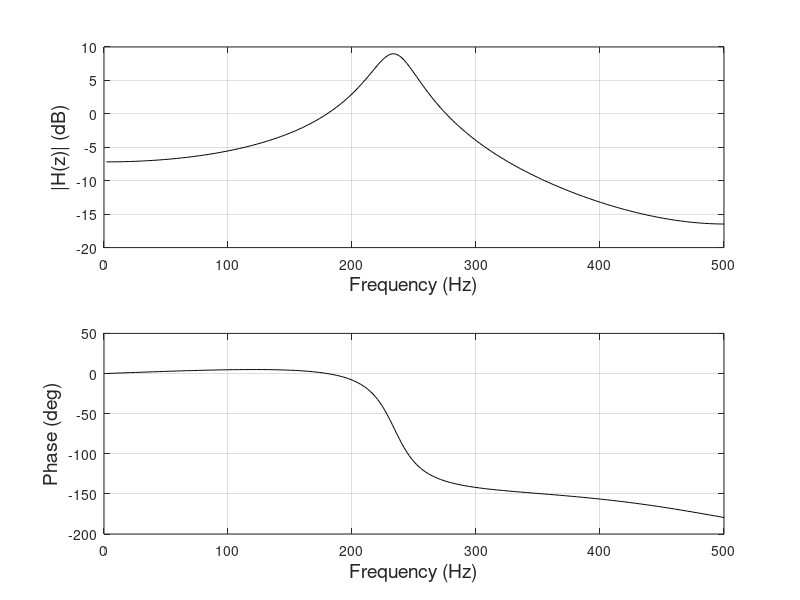
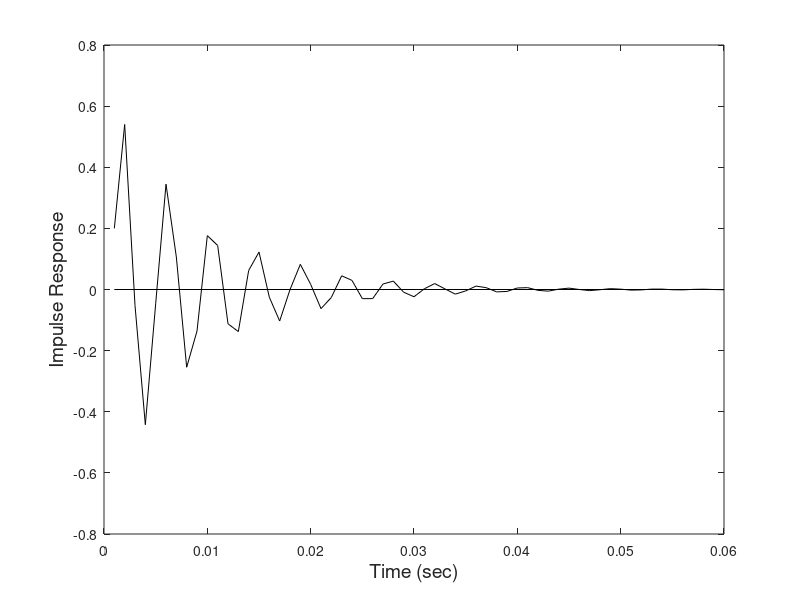

Source code (MATLAB) for these figures, in order:
%  Example  4.2 and Figures 4-2 and 4-3
%   Plot the Frequency characteristics and impulse response
%    of a linear digital system with the given digital Transfer function
%   Assume a sampling frequency of 1kHz
close all; clear all;
fs = 1000;					% Sampling frequency
N = 512;					% Number of points
%  Define a and b coefficients based on H(z)
a = [1 -.2 .8];
b = [.2 .5];
% Plot the Frequency characteristic of H(z) using the fft
H = fft(b,N)./fft(a,N);		    % Compute H(f)
Hm = 20*log10(abs(H));          % Get magitude in dB
Theta = (angle(H))*360/(2*pi);       %   and phase in deg. 
f = (1:N)*fs/N;				% Frequency vector for plotting
subplot(2,1,1); 
plot(f(1:N/2),Hm(1:N/2),'k');			% Plot and label mag  H(f)
xlabel ('Frequency (Hz)','FontSize',14);
ylabel('|H(z)| (dB)','FontSize',14);
grid on;                        % Plot using grid lines
subplot(2,1,2); 
plot(f(1:N/2),Theta(1:N/2),'k');		% Repeat for phase 
xlabel ('Frequency (Hz)','FontSize',14);
ylabel('Phase (deg)','FontSize',14);
grid on;                        % Plot using grid lines
% Compute the Impulse Response
x = [1, zeros(1,N-1)];		    % Generate an impulse function
y = filter(b,a,x);				% Apply b and a to impulse using Eq. 4-6 
figure;						    % New figure
t = (1:N)/fs;
plot(t(1:60),y(1:60),'k'); hold on;		% Plot only the first 60 points for clarity
plot([t(1) t(60)],[0 0],'k');  % Plot zero line
xlabel('Time (sec)','FontSize',14);			% Labels
ylabel ('Impulse Response','FontSize',14);
